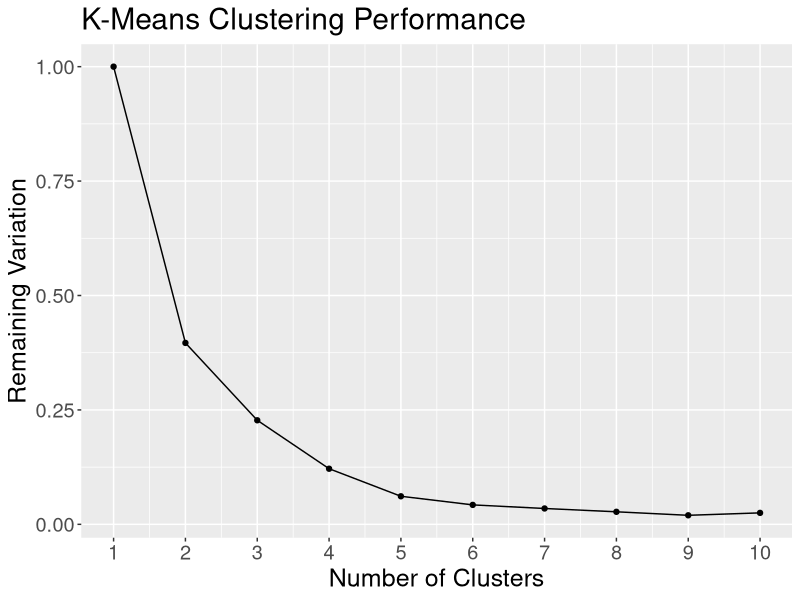

This figure's R source:
## ---- chunk 1
library(tidyverse)
library(knitr)

opts_chunk$set(warning = FALSE, message = FALSE)
## ---- chunk 2
# Instructions for how students should define tests
STUDENT_NUMBER <- 0;  # replace 0 by your real student number
## ---- chunk 3
# define our initial dataset
social_media_usage <- c(rep("Low", 30), rep("High", 16));
anxiety_score <- c(24.64, 39.29, 16.32, 32.83, 28.02, 
                   33.31, 20.60, 21.13, 26.69, 28.90,
                   26.43, 24.23, 7.10,  32.86, 21.06,
                   28.89, 28.71, 31.73, 30.02, 21.96,
                   25.49, 38.81, 27.85, 30.29, 30.72,
                   21.43, 22.24, 11.12, 30.86, 19.92,
                   33.57, 34.09, 27.63, 31.26,
                   35.91, 26.68, 29.49, 35.32,
                   26.24, 32.34, 31.34, 33.53,
                   27.62, 42.91, 30.20, 32.54)
anxiety_data <- tibble(social_media_usage, anxiety_score)

# preview our data
glimpse(anxiety_data)
## ---- chunk 4
# Create your summary and visualization(s) here


# Replace NULL by your answers below
Q1a_min <- NULL
Q1a_mean <- NULL
Q1a_median <- NULL
Q1a_max <- NULL
## ---- chunk 5
set.seed(STUDENT_NUMBER) # DO NOT CHANGE THIS LINE

# run k-means on the data
clustering <- NULL


Q1b_clustering_object_type <- class(clustering) # DO NOT CHANGE THIS LINE
## ---- chunk 6
# Add cluster labels to our original anxiety_data tibble



Q1c_anxiety_data_with_cluster_variable <- anxiety_data; # DO NOT CHANGE THIS LINE OF CODE
## ---- chunk 7
# Create your visualization here
## ---- chunk 8
# Create your visualizations here
## ---- chunk 9
Q1f_cluster_number_high_anxiety <- NULL # Replace NULL by 1 or 2
Q1f_cluster_number_high_anxiety
## ---- chunk 10
anxiety_data <- anxiety_data %>% 
  mutate(categories_agree = FALSE)  # Replace FALSE by an expression to correctly
# calculate the values of this variable



Q2a_anxiety_data_with_category_agreement <- anxiety_data # DO NOT CHANGE THIS LINE
## ---- chunk 11
Q2b_value <- sum(anxiety_data$categories_agree) / nrow(anxiety_data)
Q2b_value
Q2b_summary_table <- anxiety_data %>% group_by(social_media_usage) %>%
  summarise(n=n(),
  prop_correct = sum(categories_agree) / n)
Q2b_summary_table
## ---- chunk 12
set.seed(130) # DO NOT CHANGE THIS LINE
explained_ss <- rep(NA, 10)
for(k in 1:10){
  # run k-means on the data
  clustering <- kmeans(anxiety_data$anxiety_score, k)
  explained_ss[k] <- clustering$betweenss / clustering$totss
}

# Plot evolution of metric as a function of k
ggplot() + 
  aes(x=1:10, y=1-explained_ss) +
  geom_line() + 
  geom_point() +
  labs(x="Number of Clusters", 
       y="Remaining Variation",
       title="K-Means Clustering Performance") +
  theme(text=element_text(size=18)) +
  scale_x_continuous(breaks=1:10) +
  scale_x_continuous(breaks=1:10)
